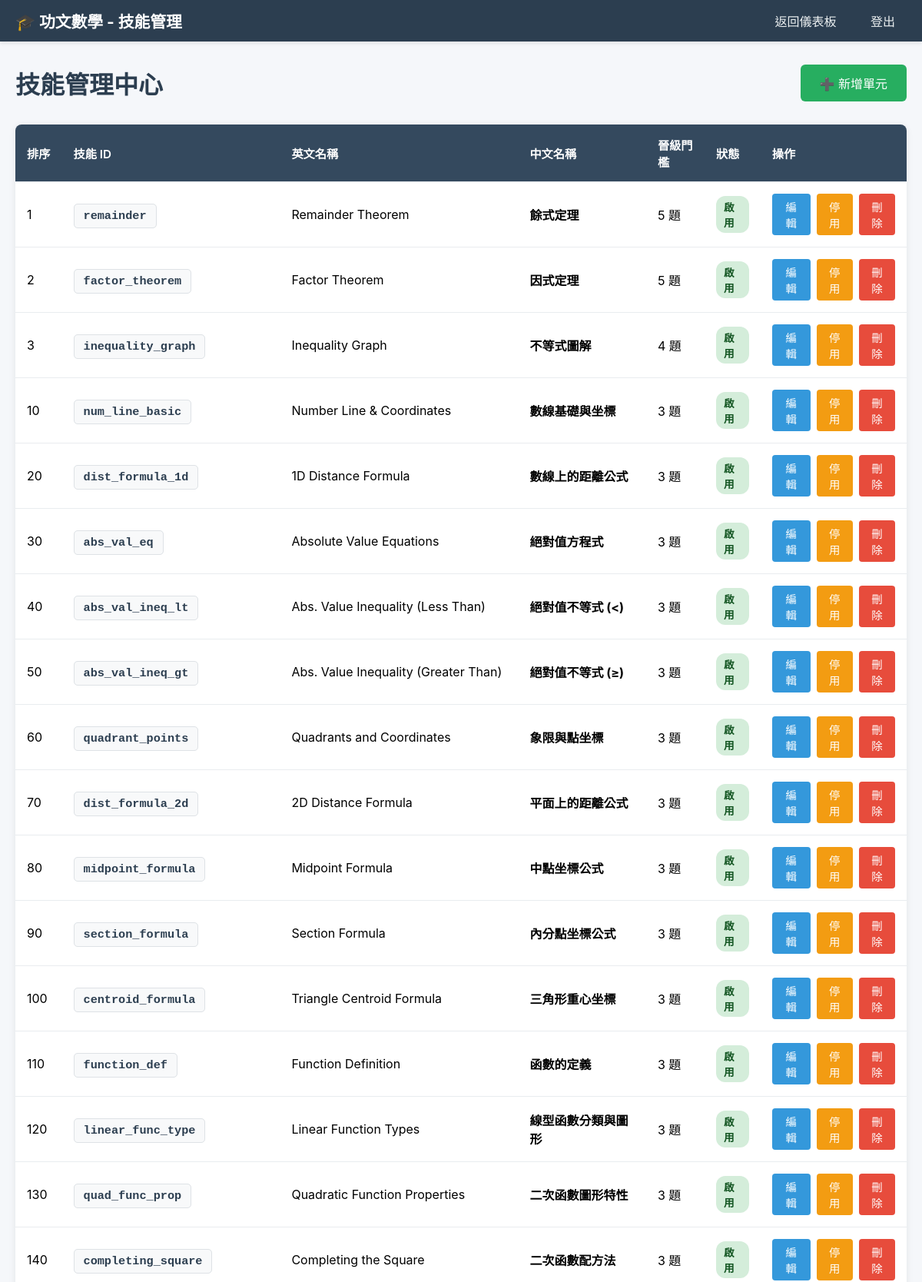
Page /admin/skills (signed in, upper part) on the committed database.
### tables this page shows
CREATE TABLE skills_info (
            skill_id TEXT PRIMARY KEY,
            skill_en_name TEXT NOT NULL,
            skill_ch_name TEXT NOT NULL,
            description TEXT NOT NULL,
            gemini_prompt TEXT NOT NULL,
            consecutive_correct_required INTEGER DEFAULT 10,
            is_active BOOLEAN DEFAULT TRUE,
            order_index INTEGER DEFAULT 0
        );

### app.py (the view)
@app.route('/admin/skills')
@login_required
def admin_skills():
    conn = sqlite3.connect('users.db')
    c = conn.cursor()
    c.execute('''
        SELECT skill_id, skill_en_name, skill_ch_name, description,
               gemini_prompt, consecutive_correct_required, is_active, order_index
        FROM skills_info
        ORDER BY order_index, skill_id
    ''')
    skills = c.fetchall()
    conn.close()
    skills_list = [{
        'skill_id': row[0],
        'skill_en_name': row[1],
        'skill_ch_name': row[2],
        'description': row[3],
        'gemini_prompt': row[4],
        'consecutive_correct_required': row[5],
        'is_active': row[6],
        'order_index': row[7]
    } for row in skills]
    return render_template('admin_skills.html', skills=skills_list, username=current_user.username)

### app.py (called while the page is built)
@login_manager.user_loader
def load_user(user_id):
    conn = sqlite3.connect('users.db')
    c = conn.cursor()
    c.execute("SELECT id, username FROM users WHERE id = ?", (user_id,))
    row = c.fetchone()
    conn.close()
    if row:
        return User(row[0], row[1])
    return None

### templates/admin_skills.html (shortened to what this page needs)
<!DOCTYPE html>
<html lang="zh-Hant">
<head>
</head>
<body>
    <div class="navbar">
        <div class="logo">🎓 功文數學 - 技能管理</div>
        <div>
            <a href="{{ url_for('dashboard') }}">返回儀表板</a>
            <a href="{{ url_for('logout') }}">登出</a>
        </div>
    </div>
    <div class="container">
        <div class="header">
            <h1>技能管理中心</h1>
            <button class="btn-add" onclick="openAddModal()">➕ 新增單元</button>
        </div>
        {% if skills %}
        <div class="skills-table">
            <table>
                <thead>
                    <tr>
                        <th>排序</th>
                        <th>技能 ID</th>
                        <th>英文名稱</th>
                        <th>中文名稱</th>
                        <th>晉級門檻</th>
                        <th>狀態</th>
                        <th>操作</th>
                    </tr>
                </thead>
                <tbody>
                    {% for skill in skills %}
                    <tr>
                        <td>{{ skill.order_index }}</td>
                        <td><code>{{ skill.skill_id }}</code></td>
                        <td>{{ skill.skill_en_name }}</td>
                        <td><strong>{{ skill.skill_ch_name }}</strong></td>
                        <td>{{ skill.consecutive_correct_required }} 題</td>
                        <td>
                            <span class="status-badge status-{{ 'active' if skill.is_active else 'inactive' }}">
                                {{ '啟用' if skill.is_active else '停用' }}
                            </span>
                        </td>
                        <td>
                            <div class="btn-group">
                                <button class="btn btn-edit" onclick='openEditModal({{ skill | tojson }})'>編輯</button>
                                <form method="POST" action="{{ url_for('admin_toggle_skill', skill_id=skill.skill_id) }}" style="display: inline;">
                                    <button type="submit" class="btn btn-toggle">
                                        {{ '停用' if skill.is_active else '啟用' }}
                                    </button>
                                </form>
                                <form method="POST" action="{{ url_for('admin_delete_skill', skill_id=skill.skill_id) }}"
                                      onsubmit="return confirm('確定要刪除「{{ skill.skill_ch_name }}」嗎？此操作無法復原！')"
                                      style="display: inline;">
                                    <button type="submit" class="btn btn-delete">刪除</button>
                                </form>
                            </div>
                        </td>
                    </tr>
                    {% endfor %}
                </tbody>
            </table>
        </div>
        {% else %}
        <div class="empty-state">
            <h3>目前沒有任何技能</h3>
            <p>點擊右上角「新增技能」按鈕開始建立練習主題</p>
        </div>
        {% endif %}
    </div>
</body>
</html>

### templates/admin_skills.html (style rules this page uses)
* { margin: 0; padding: 0; box-sizing: border-box; }
body { font-family: -apple-system, BlinkMacSystemFont, "Segoe UI", Roboto, Arial, sans-serif; background: #f5f7fa; min-height: 100vh; }
.navbar { background: #2c3e50; color: white; padding: 12px 20px; display: flex; justify-content: space-between; align-items: center; box-shadow: 0 2px 5px rgba(0,0,0,0.1); }
.navbar .logo { font-weight: bold; font-size: 1.3em; }
.navbar a { color: #ecf0f1; text-decoration: none; padding: 8px 15px; border-radius: 4px; transition: background 0.2s; margin-left: 10px; }
.container { max-width: 1200px; margin: 30px auto; padding: 0 20px; }
.header { display: flex; justify-content: space-between; align-items: center; margin-bottom: 30px; }
.header h1 { color: #2c3e50; }
.btn-add { background: #27ae60; color: white; padding: 12px 25px; border: none; border-radius: 6px; cursor: pointer; font-size: 1em; transition: background 0.2s; }
.skills-table { background: white; border-radius: 8px; box-shadow: 0 2px 10px rgba(0,0,0,0.08); overflow: hidden; }
table { width: 100%; border-collapse: collapse; }
thead { background: #34495e; color: white; }
th, td { padding: 15px; text-align: left; border-bottom: 1px solid #e9ecef; }
th { font-weight: 600; font-size: 0.95em; }
td code { background: #f8f9fa; padding: 6px 12px; border-radius: 5px; font-family: 'Courier New', Consolas, monospace; font-size: 0.95em; font-weight: 600; color: #2c3e50; border: 1px solid #dee2e6; }
.status-badge { display: inline-block; padding: 4px 10px; border-radius: 12px; font-size: 0.85em; font-weight: 600; }
.status-active { background: #d4edda; color: #155724; }
.btn-group { display: flex; gap: 8px; }
.btn { padding: 6px 12px; border: none; border-radius: 4px; cursor: pointer; font-size: 0.9em; transition: all 0.2s; }
.btn-edit { background: #3498db; color: white; }
.btn-toggle { background: #f39c12; color: white; }
.btn-delete { background: #e74c3c; color: white; }

### rows in the picture
skills_info: order_index "1", skill_id "remainder", skill_en_name "Remainder Theorem", skill_ch_name "餘式定理", consecutive_correct_required "5", is_active "啟用", is_active "停用"
skills_info: order_index "2", skill_id "factor_theorem", skill_en_name "Factor Theorem", skill_ch_name "因式定理", consecutive_correct_required "5", is_active "啟用", is_active "停用"
skills_info: order_index "3", skill_id "inequality_graph", skill_en_name "Inequality Graph", skill_ch_name "不等式圖解", consecutive_correct_required "4", is_active "啟用", is_active "停用"
skills_info: order_index "10", skill_id "num_line_basic", skill_en_name "Number Line & Coordinates", skill_ch_name "數線基礎與坐標", consecutive_correct_required "3", is_active "啟用", is_active "停用"
skills_info: order_index "20", skill_id "dist_formula_1d", skill_en_name "1D Distance Formula", skill_ch_name "數線上的距離公式", consecutive_correct_required "3", is_active "啟用", is_active "停用"
skills_info: order_index "30", skill_id "abs_val_eq", skill_en_name "Absolute Value Equations", skill_ch_name "絕對值方程式", consecutive_correct_required "3", is_active "啟用", is_active "停用"
skills_info: order_index "40", skill_id "abs_val_ineq_lt", skill_en_name "Abs. Value Inequality (Less Than)", skill_ch_name "絕對值不等式 (<)", consecutive_correct_required "3", is_active "啟用", is_active "停用"
skills_info: order_index "50", skill_id "abs_val_ineq_gt", skill_en_name "Abs. Value Inequality (Greater Than)", skill_ch_name "絕對值不等式 (≥)", consecutive_correct_required "3", is_active "啟用", is_active "停用"
skills_info: order_index "60", skill_id "quadrant_points", skill_en_name "Quadrants and Coordinates", skill_ch_name "象限與點坐標", consecutive_correct_required "3", is_active "啟用", is_active "停用"
skills_info: order_index "70", skill_id "dist_formula_2d", skill_en_name "2D Distance Formula", skill_ch_name "平面上的距離公式", consecutive_correct_required "3", is_active "啟用", is_active "停用"
skills_info: order_index "80", skill_id "midpoint_formula", skill_en_name "Midpoint Formula", skill_ch_name "中點坐標公式", consecutive_correct_required "3", is_active "啟用", is_active "停用"
skills_info: order_index "90", skill_id "section_formula", skill_en_name "Section Formula", skill_ch_name "內分點坐標公式", consecutive_correct_required "3", is_active "啟用", is_active "停用"
skills_info: order_index "100", skill_id "centroid_formula", skill_en_name "Triangle Centroid Formula", skill_ch_name "三角形重心坐標", consecutive_correct_required "3", is_active "啟用", is_active "停用"
skills_info: order_index "110", skill_id "function_def", skill_en_name "Function Definition", skill_ch_name "函數的定義", consecutive_correct_required "3", is_active "啟用", is_active "停用"
skills_info: order_index "120", skill_id "linear_func_type", skill_en_name "Linear Function Types", skill_ch_name "線型函數分類與圖形", consecutive_correct_required "3", is_active "啟用", is_active "停用"
skills_info: order_index "130", skill_id "quad_func_prop", skill_en_name "Quadratic Function Properties", skill_ch_name "二次函數圖形特性", consecutive_correct_required "3", is_active "啟用", is_active "停用"
skills_info: order_index "140", skill_id "completing_square", skill_en_name "Completing the Square", skill_ch_name "二次函數配方法", consecutive_correct_required "3", is_active "啟用", is_active "停用"
